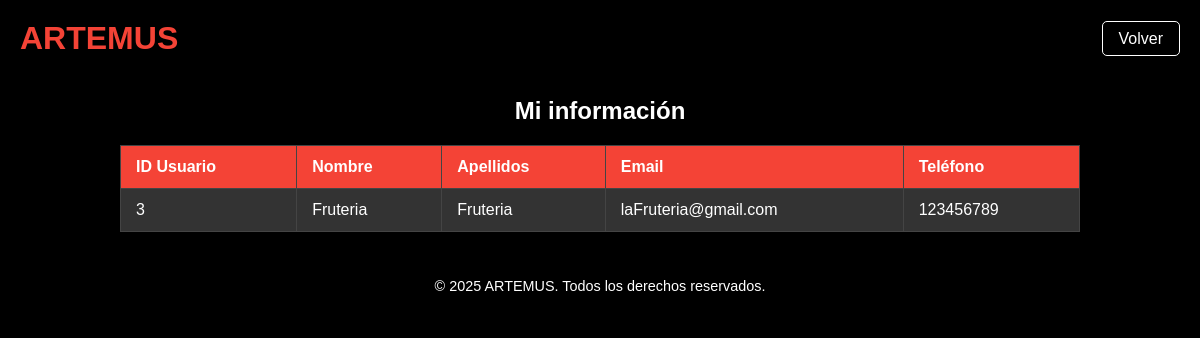
Page /user/opciones.php (signed in) on the committed database.
### tables this page shows
CREATE TABLE `usuario` (
  `id_usuario` int(11) NOT NULL,
  `nombre` varchar(100) NOT NULL,
  `email` varchar(100) NOT NULL,
  `contraseña` varchar(255) NOT NULL,
  `is_admin` tinyint(1) DEFAULT 0,
  `role_id` int(11) DEFAULT NULL,
  `Apellidos` text NOT NULL,
  `Telefono` int(9) NOT NULL
);

### user/opciones.php (the view, shortened to what this page needs)
<?php
include '../conexion.php';
$usuario_id = $_SESSION['id_usuario'];
$query = "SELECT id_usuario, nombre, email, Apellidos, Telefono FROM usuario WHERE id_usuario = '$usuario_id'";
$result = $conexion->query($query);
?>
<!DOCTYPE html>
<html lang="es">
<head>
    <link rel="stylesheet" href="../styles/veruserstyle.css">
</head>
<body>
<header>
    <div class="container">
        <h1 class="logo">ARTEMUS</h1>
        <nav>
            <ul class="nav-list">
                <li><a href="../user/userMain.php" class="login-btn">Volver</a></li>
            </ul>
        </nav>
    </div>
</header>
<h2>Mi información</h2>
<table>
    <thead>
        <tr>
            <th>ID Usuario</th>
            <th>Nombre</th>
            <th>Apellidos</th>
            <th>Email</th>
            <th>Teléfono</th>
        </tr>
    </thead>
    <tbody>
        <?php
        if ($result->num_rows > 0) {
            $row = $result->fetch_assoc();
            echo "<tr>";
            echo "<td>" . htmlspecialchars($row['id_usuario']) . "</td>";
            echo "<td>" . htmlspecialchars($row['nombre']) . "</td>";
            echo "<td>" . htmlspecialchars($row['Apellidos']) . "</td>";
            echo "<td>" . htmlspecialchars($row['email']) . "</td>";
            echo "<td>" . htmlspecialchars($row['Telefono']) . "</td>";
            echo "</tr>";
        } else {
            echo "<tr><td colspan='6'>No se encontró información para este usuario.</td></tr>";
        }
        ?>
    </tbody>
</table>
<footer>
    <div class="footer-content">
        <p>© 2025 ARTEMUS. Todos los derechos reservados.</p>
    </div>
</footer>
</body>
</html>

### styles/veruserstyle.css (style rules this page uses)
* { margin: 0; padding: 0; box-sizing: border-box; font-family: 'Poppins', sans-serif; }
body { background-color: black; color: white; font-family: 'Poppins', sans-serif; overflow-x: hidden; }
.container { display: flex; justify-content: space-between; align-items: center; width: 100%; padding: 20px; }
.logo { font-size: 2em; color: #f44336; font-weight: bold; }
.nav-list { list-style: none; display: flex; gap: 1.5em; }
.login-btn { border: 1px solid #fff; border-radius: 5px; padding: 0.5em 1em; color: #fff; background-color: black; text-decoration: none; transition: background-color 0.3s, color 0.3s; }
h2 { color: #fff; text-align: center; margin-top: 20px; }
table { margin: auto; width: 80%; border-collapse: collapse; margin-top: 20px; background-color: #333; color: white; }
th, td { padding: 12px 15px; text-align: left; border: 1px solid #444; }
th { background-color: #f44336; }
footer { background-color: #000; text-align: center; padding: 1em 0; color: #fff; margin-top: 30px; }
footer p { font-size: 0.9em; }

### rows in the picture
usuario: id_usuario "3", nombre "Fruteria", Apellidos "Fruteria", email "laFruteria@gmail.com", Telefono "123456789"
